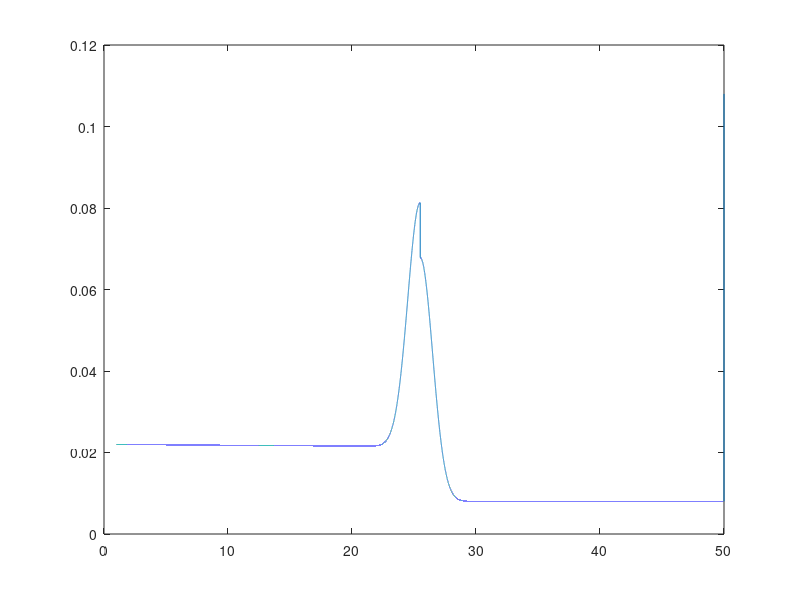

MATLAB code to generate this figure:
function p1()
close all;
clc;
clear;
zt = 1:0.0005:50;
q = beam_range_finder_model(zt, length(zt))   ;
plot(zt, q);
end

function [q] = beam_range_finder_model(zt, K)
    noise = 0.5;
    z_tk_star = ones(1, length(zt)) * mean(zt);
    z_tk = zt;
    sigma_hit=1;
    lambda_short=0.0015;
    z_hit=0.15;
    z_short=0.35;
    z_MAX = 50;
    z_max=0.1;
    z_rand=0.4;

    q = z_hit * p_hit(z_tk, z_tk_star, sigma_hit, z_MAX)...
        + z_short * p_short(z_tk, z_tk_star, lambda_short)...
        + z_max * p_max(z_tk, z_MAX)...
        + z_rand * p_rand(z_tk, z_MAX);
    
    function [p_hit] = p_hit(z_tk,z_tk_star, sigma_hit, z_MAX)
        N = zeros(1, length(z_tk));
        eta = 0;
        for i = 1:length(z_tk)
            if (z_tk(i) >= 0 && z_tk(i) <= z_MAX)
                N(i) = (1 / (2*pi*sigma_hit^2)^0.5)*(exp(-0.5*(z_tk(i)-z_tk_star(i))^2/(sigma_hit^2)));
                eta = eta + N(i) * 0.0005;
            end
        end
        eta = 1 / eta;
        p_hit = eta * N;
    end

    function [p_short] = p_short(z_tk, z_tk_star, lambda_short)
        p_short = zeros(1, length(z_tk));
        for i = 1:length(z_tk)
            if (z_tk(i) >= 0 && z_tk(i) <= z_tk_star(i))
                eta = 1 / (1 - exp(-lambda_short*z_tk_star(i)));
                p_short(i) = eta * lambda_short * exp(-lambda_short * z_tk(i));
            else
                p_short(i) = 0;
            end
        end
    end

    function [p_max] = p_max(z_tk, z_MAX)
        p_max = zeros(1, length(z_tk));
        for i = 1:length(z_tk)
            if (z_tk(i) == z_MAX)
                p_max(i) = 1;
            else
                p_max(i) = 0;
            end
        end
    end

    function [p_rand] = p_rand(z_tk, z_MAX)
        p_rand = zeros(1, length(z_tk));
        for i = 1:length(z_tk)
            if (z_tk(i) >= 0 && z_tk(i) <= z_MAX)
                p_rand(i) = 1 / z_MAX;
            else
                p_rand(i) = 0;
            end
        end
     end
end